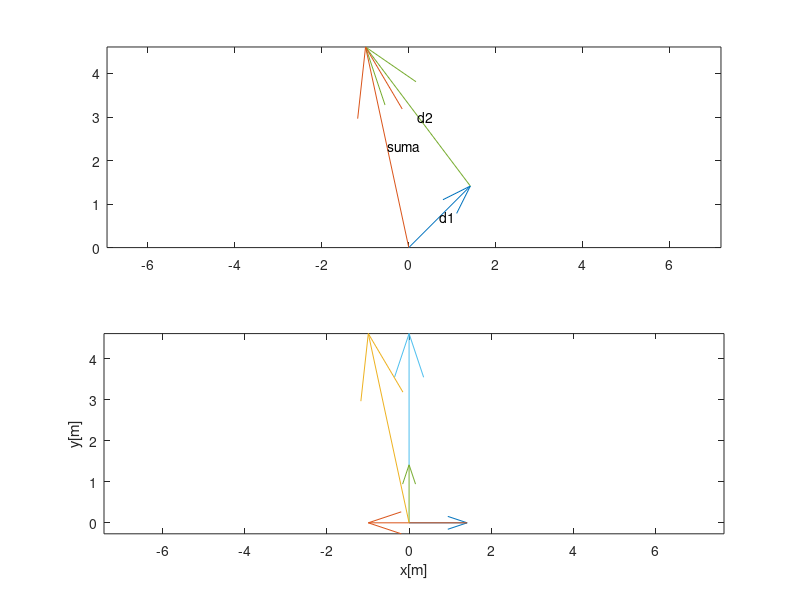

The MATLAB script that drew this image:
r1 = 2
kat1 = 45
x1 = cos(deg2rad(kat1))*r1
y1 = tan(deg2rad(kat1))*x1

r2 = 4
kat2 = 127
x2 = cos(deg2rad(kat2))*r2
y2 = tan(deg2rad(kat2))*x2

wektor = [x1+x2 y1+y2]
subplot(2,1,1)
quiver(0,0,x1,y1,1)
text(x1/2,x1/2,"d1")
hold on
quiver(x1,y1,x2,y2,1)
text(x1+x2/2,y1+y2/2,"d2")
quiver(0,0,wektor(1),wektor(2),1)
text(wektor(1)/2,wektor(2)/2,"suma")
hold off
axis equal
subplot(2,1,2)
quiver(0,0,x1,0,1)
hold on
quiver(0,0,0,y1,1)
quiver(x1,0,x2,0,1)
quiver(0,y1,0,y2,1)
quiver(0,0,x1+x2,y1+y2,1)
xlabel("x[m]")
ylabel("y[m]")
hold off
axis equal